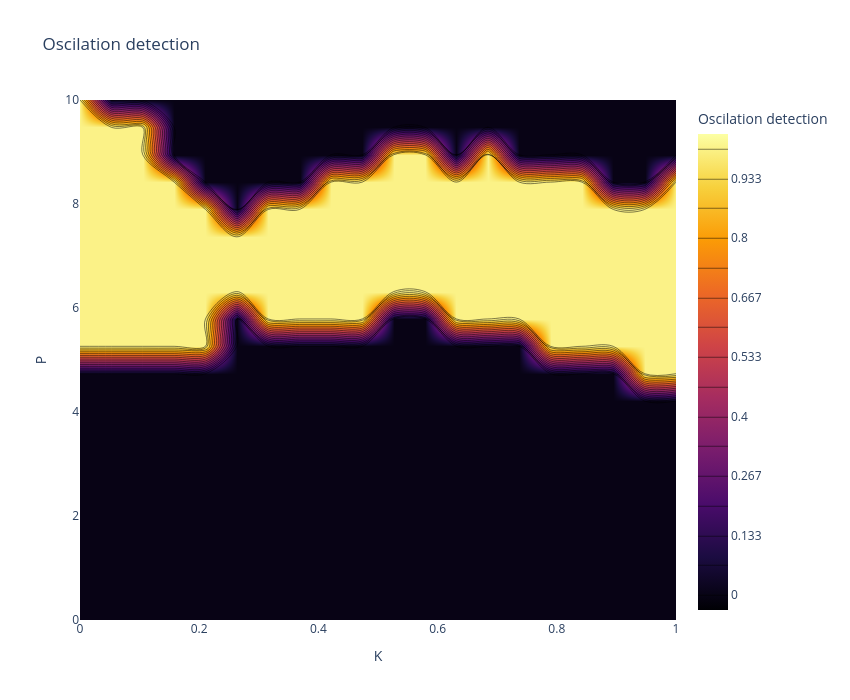
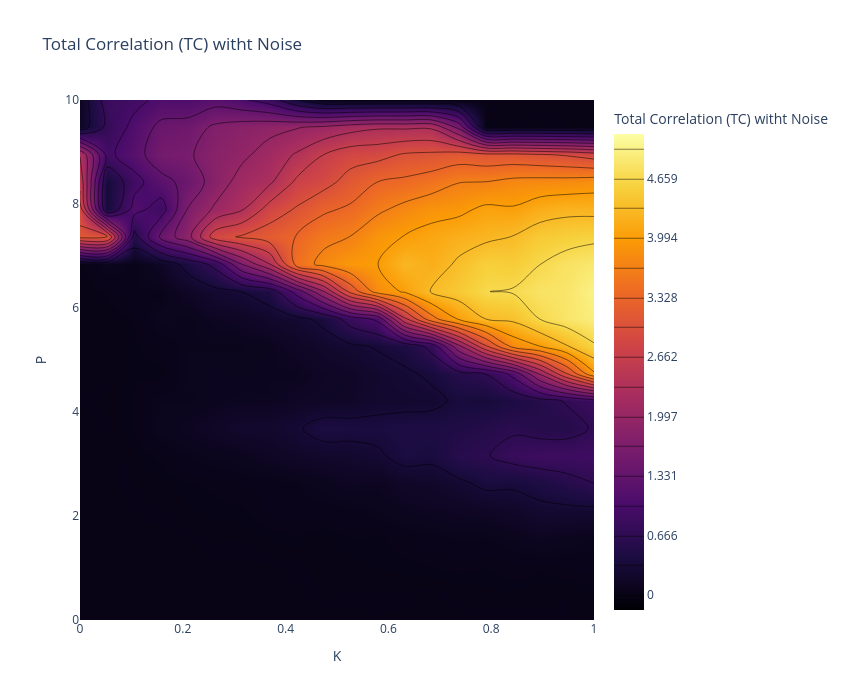
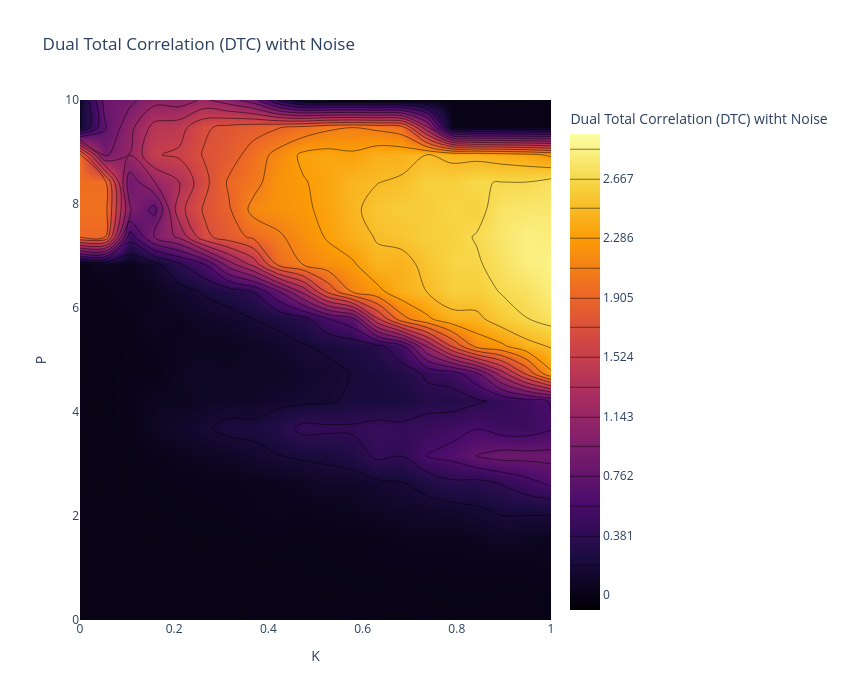
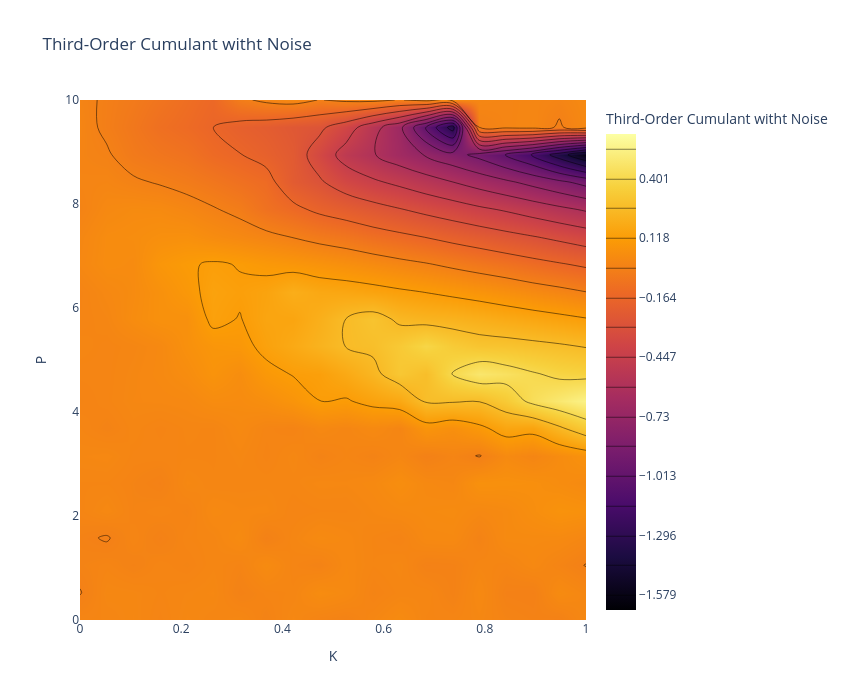

Here is the notebook cell these charts were saved with, in order:
### Markdown cell above
---
## **7. Oscillation Detection in $(P \times K$) Space** with noise
We perform a parameter sweep to detect oscillations in the $(P \times K$) space.

### Code cell
# Matrix to store oscillation detection
oscillation_map_noise = np.zeros((len(P_values), len(K_values)), dtype=int)

# Matrices to store metrics with noise
TC_map_noise = np.zeros((len(P_values), len(K_values)))
DTC_map_noise = np.zeros((len(P_values), len(K_values)))
Cumulant_map_noise = np.zeros((len(P_values), len(K_values)))
PowerCorr_map_noise = np.zeros((len(P_values), len(K_values)))
Entropy_map_noise = np.zeros((len(P_values), len(K_values)))  # Nueva métrica
Entropy_map_skew = np.zeros((len(P_values), len(K3_values)))  # Nueva métrica
Entropy_map_kurt = np.zeros((len(P_values), len(K3_values)))  # Nueva métrica


P_values = np.linspace(0.0, 10.0, 20)
K_values = np.linspace(0.0, 1.0, 20)
K3_values = np.linspace(0.0, 1.0, 20)
sigma_E = 0.03
#T=150 # 2 minutes
T=375

#initial state
seed = 42
rng = np.random.default_rng(seed)
state0 = 0.1 * rng.standard_normal(2 * N_nodes)



for i, P_val in enumerate(P_values):
    for j, K_val in enumerate(K_values):
        # Simulation with noise using the existing function
        # t, states = simulate_wc_stochastic(state0, P_val, K_val, M, T, dt, sigma_E=sigma_E, higher_order=False)
        P_vec = np.array([P_val, P_val, P_val])
        t, states = simulate_wc_stochastic(state0, P_vec, K_val, M, T, dt, sigma_E = sigma_E, higher_order=False)

        start_idx = int(0.2 * len(t))
        E_node = states[start_idx:, :N_nodes]
        I_node = states[start_idx:, N_nodes:]

        # Oscillation detection using the existing function
        is_lc1, _, _, _ = detect_limit_cycle_poincare(E_node[:, 0], I_node[:, 0], dt, threshold_ratio=0.05, period_cv_threshold=0.05)
        is_lc2, _, _, _ = detect_limit_cycle_poincare(E_node[:, 0], I_node[:, 0], dt, threshold_ratio=0.05, period_cv_threshold=0.05)
        is_lc3, _, _, _ = detect_limit_cycle_poincare(E_node[:, 0], I_node[:, 0], dt, threshold_ratio=0.05, period_cv_threshold=0.05)
        oscillation_map_noise[i, j] =  int((is_lc1==True) and (is_lc2==True) and (is_lc3==True))

        
        # Remove transient
        E = states[start_idx:, :N_nodes]

        # Data matrix for higher-order metrics
        X = E.copy()

        # Covariance matrix
        Sigma = np.cov(X.T)

        # Higher-order metrics using the existing functions
        TC_map_noise[i, j] = TC_gauss(Sigma)
        DTC_map_noise[i, j] = DTC_gauss(Sigma)
        Entropy_map_noise[i, j] = entropy_gauss(Sigma)  # Cálculo de la entropía
        skew, kurt = dev_gauss(X)  # Cálculo de la entropía
        Entropy_map_skew[i, j] = skew
        Entropy_map_kurt[i, j] = kurt
        if X.shape[1] == 3:
            Cumulant_map_noise[i, j] = cumulants(X)
            PowerCorr_map_noise[i, j] = powercorr(X)

    if (i + 1) % 5 == 0:
        print(f"Progress: {i+1}/{len(P_values)}")

# Visualization using the existing function
# plot_oscillation_map(oscillation_map_noise, P_values, K_values, title="Oscillation Detection (P-K) with Noise")


#cleaing the matrix
TC_clean = clean_rowwise_signed(TC_map_noise, n_std=2)
DTC_clean = clean_rowwise_signed(DTC_map_noise, n_std=2)
Cumulant_clean = clean_rowwise_signed(Cumulant_map_noise,n_std=2)
PowerCorr_clean = clean_rowwise_signed(PowerCorr_map_noise,n_std=2)
Skew_clean = clean_rowwise_signed(Entropy_map_skew,n_std=2)
Kurt_clean = clean_rowwise_signed(Entropy_map_kurt,n_std=2)

# visualization the matrix cleaned
plot_metrics_contour(oscillation_map_noise, P_values, K3_values, title="Oscilation detection")

plot_metrics_contour(TC_clean, P_values, K3_values, title="Total Correlation (TC) witht Noise")
plot_metrics_contour(DTC_clean, P_values, K3_values, title="Dual Total Correlation (DTC) witht Noise")
plot_metrics_contour(Cumulant_clean, P_values, K3_values, title="Third-Order Cumulant witht Noise")
plot_metrics_contour(PowerCorr_clean, P_values, K3_values, title="Triple Power Correlation witht Noise")
plot_metrics_contour(Skew_clean, P_values, K3_values, title="skew with Noise")
plot_metrics_contour(Kurt_clean, P_values, K3_values, title="Kurt with Noise")


#os.makedirs("results", exist_ok=True)
np.savez_compressed(
    "../results/metrics_Pairwise_noise.npz",
    oscillation_map=oscillation_map_noise,
    TC=TC_clean,
    DTC=DTC_clean,
    cumulant=Cumulant_clean,
    powercorr=PowerCorr_clean,
    skew=Skew_clean,
    kurt=Kurt_clean,
    P=P_values,
    K3=K3_values
)

### Figure 1 — Plotly figure (JSON) as saved in the notebook; plotly's stock layout.template omitted (floating-point values rounded to 4 significant figures; data arrays with more than 128 entries replaced by an {"elided": "..."} marker saying what was removed)
{"data": [{"colorbar": {"title": {"text": "Oscilation detection"}}, "colorscale": [[0, "#000004"], [0.1111, "#1b0c41"], [0.2222, "#4a0c6b"], [0.3333, "#781c6d"], [0.4444, "#a52c60"], [0.5556, "#cf4446"], [0.6667, "#ed6925"], [0.7778, "#fb9b06"], [0.8889, "#f7d13d"], [1, "#fcffa4"]], "contours": {"coloring": "heatmap", "end": 1, "showlines": true, "size": 0.06667, "start": 0}, "type": "contour", "x": [0.0, 0.05263, 0.1053, 0.1579, 0.2105, 0.2632, 0.3158, 0.3684, 0.4211, 0.4737, 0.5263, 0.5789, 0.6316, 0.6842, 0.7368, 0.7895, 0.8421, 0.8947, 0.9474, 1.0], "y": [0.0, 0.5263, 1.053, 1.579, 2.105, 2.632, 3.158, 3.684, 4.211, 4.737, 5.263, 5.789, 6.316, 6.842, 7.368, 7.895, 8.421, 8.947, 9.474, 10.0], "z": {"elided": "20x20 int values"}}], "layout": {"height": 700, "title": {"text": "Oscilation detection"}, "width": 850, "xaxis": {"title": {"text": "K"}}, "yaxis": {"title": {"text": "P"}}}}

### Figure 2 — Plotly figure (JSON) as saved in the notebook; plotly's stock layout.template omitted (floating-point values rounded to 4 significant figures; data arrays with more than 128 entries replaced by an {"elided": "..."} marker saying what was removed)
{"data": [{"colorbar": {"title": {"text": "Total Correlation (TC) witht Noise"}}, "colorscale": [[0, "#000004"], [0.1111, "#1b0c41"], [0.2222, "#4a0c6b"], [0.3333, "#781c6d"], [0.4444, "#a52c60"], [0.5556, "#cf4446"], [0.6667, "#ed6925"], [0.7778, "#fb9b06"], [0.8889, "#f7d13d"], [1, "#fcffa4"]], "contours": {"coloring": "heatmap", "end": 4.992, "showlines": true, "size": 0.3328, "start": 4.301e-05}, "type": "contour", "x": [0.0, 0.05263, 0.1053, 0.1579, 0.2105, 0.2632, 0.3158, 0.3684, 0.4211, 0.4737, 0.5263, 0.5789, 0.6316, 0.6842, 0.7368, 0.7895, 0.8421, 0.8947, 0.9474, 1.0], "y": [0.0, 0.5263, 1.053, 1.579, 2.105, 2.632, 3.158, 3.684, 4.211, 4.737, 5.263, 5.789, 6.316, 6.842, 7.368, 7.895, 8.421, 8.947, 9.474, 10.0], "z": {"elided": "20x20 float values"}}], "layout": {"height": 700, "title": {"text": "Total Correlation (TC) witht Noise"}, "width": 850, "xaxis": {"title": {"text": "K"}}, "yaxis": {"title": {"text": "P"}}}}

### Figure 3 — Plotly figure (JSON) as saved in the notebook; plotly's stock layout.template omitted (floating-point values rounded to 4 significant figures; data arrays with more than 128 entries replaced by an {"elided": "..."} marker saying what was removed)
{"data": [{"colorbar": {"title": {"text": "Dual Total Correlation (DTC) witht Noise"}}, "colorscale": [[0, "#000004"], [0.1111, "#1b0c41"], [0.2222, "#4a0c6b"], [0.3333, "#781c6d"], [0.4444, "#a52c60"], [0.5556, "#cf4446"], [0.6667, "#ed6925"], [0.7778, "#fb9b06"], [0.8889, "#f7d13d"], [1, "#fcffa4"]], "contours": {"coloring": "heatmap", "end": 2.857, "showlines": true, "size": 0.1905, "start": 4.301e-05}, "type": "contour", "x": [0.0, 0.05263, 0.1053, 0.1579, 0.2105, 0.2632, 0.3158, 0.3684, 0.4211, 0.4737, 0.5263, 0.5789, 0.6316, 0.6842, 0.7368, 0.7895, 0.8421, 0.8947, 0.9474, 1.0], "y": [0.0, 0.5263, 1.053, 1.579, 2.105, 2.632, 3.158, 3.684, 4.211, 4.737, 5.263, 5.789, 6.316, 6.842, 7.368, 7.895, 8.421, 8.947, 9.474, 10.0], "z": {"elided": "20x20 float values"}}], "layout": {"height": 700, "title": {"text": "Dual Total Correlation (DTC) witht Noise"}, "width": 850, "xaxis": {"title": {"text": "K"}}, "yaxis": {"title": {"text": "P"}}}}

### Figure 4 — Plotly figure (JSON) as saved in the notebook; plotly's stock layout.template omitted (floating-point values rounded to 4 significant figures; data arrays with more than 128 entries replaced by an {"elided": "..."} marker saying what was removed)
{"data": [{"colorbar": {"title": {"text": "Third-Order Cumulant witht Noise"}}, "colorscale": [[0, "#000004"], [0.1111, "#1b0c41"], [0.2222, "#4a0c6b"], [0.3333, "#781c6d"], [0.4444, "#a52c60"], [0.5556, "#cf4446"], [0.6667, "#ed6925"], [0.7778, "#fb9b06"], [0.8889, "#f7d13d"], [1, "#fcffa4"]], "contours": {"coloring": "heatmap", "end": 0.5426, "showlines": true, "size": 0.1414, "start": -1.579}, "type": "contour", "x": [0.0, 0.05263, 0.1053, 0.1579, 0.2105, 0.2632, 0.3158, 0.3684, 0.4211, 0.4737, 0.5263, 0.5789, 0.6316, 0.6842, 0.7368, 0.7895, 0.8421, 0.8947, 0.9474, 1.0], "y": [0.0, 0.5263, 1.053, 1.579, 2.105, 2.632, 3.158, 3.684, 4.211, 4.737, 5.263, 5.789, 6.316, 6.842, 7.368, 7.895, 8.421, 8.947, 9.474, 10.0], "z": {"elided": "20x20 float values"}}], "layout": {"height": 700, "title": {"text": "Third-Order Cumulant witht Noise"}, "width": 850, "xaxis": {"title": {"text": "K"}}, "yaxis": {"title": {"text": "P"}}}}
